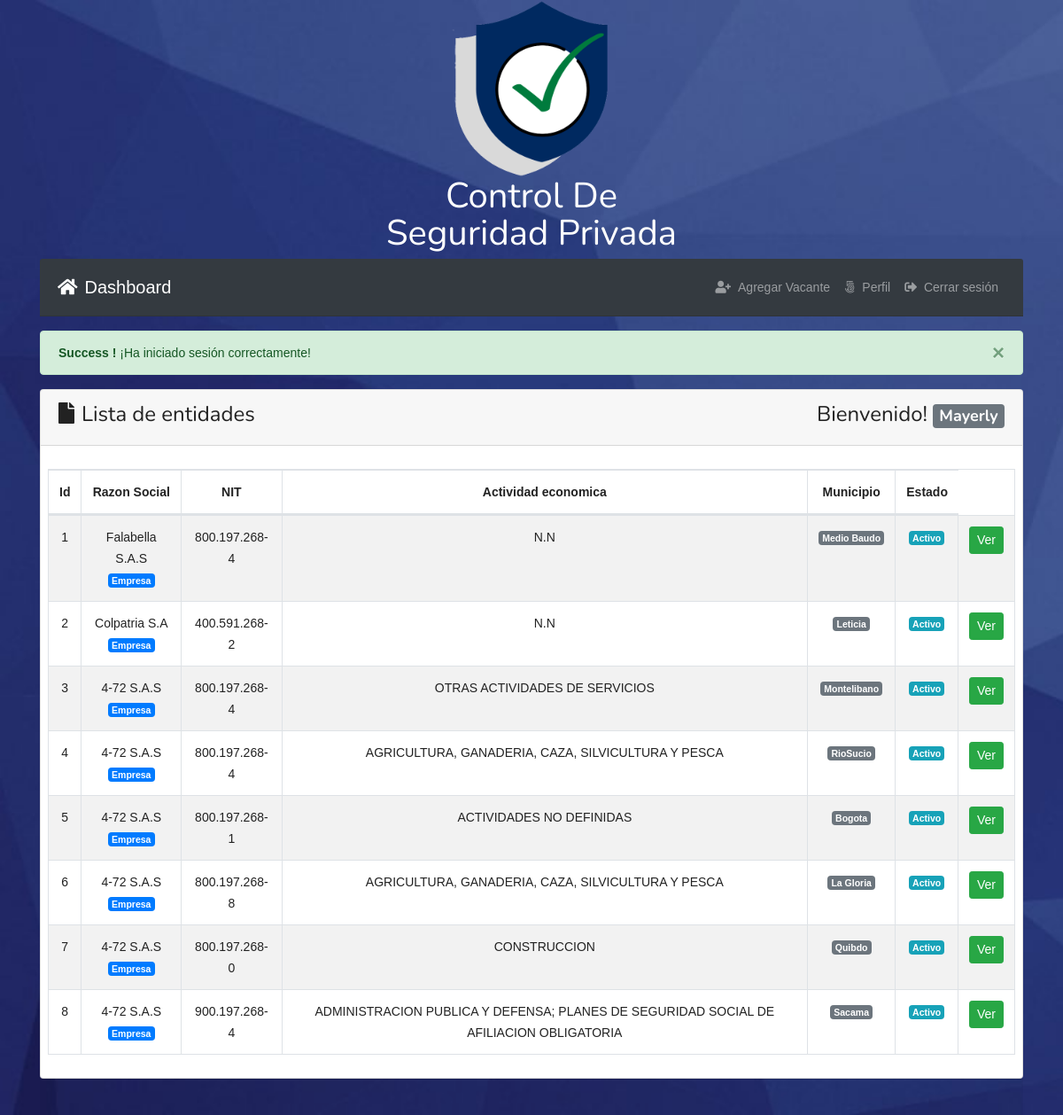
The app's page /Company.php (signed in) with its own data.
### tables this page shows
CREATE TABLE `tbl_empresa` (
  `id` int(11) NOT NULL,
  `nit` varchar(255) NOT NULL,
  `razSocial` varchar(255) NOT NULL,
  `actEconomica` varchar(255) NOT NULL,
  `idMunicipio` int(11) NOT NULL,
  `idRol` int(11) NOT NULL,
  `isActive` int(11) NOT NULL
);

CREATE TABLE `tbl_municipio` (
  `id` int(11) NOT NULL,
  `municipio` varchar(255) NOT NULL,
  `idDepartamendo` int(11) NOT NULL
);

### classes/Users.php (called while the page is built, shortened)
<?php
include 'lib/Database.php';
include_once 'lib/Session.php';
class Users{
  private $db;
  public function __construct(){
    $this->db = new Database();
  }
  public function selectAllCompanyData(){
    $sql = "SELECT * FROM tbl_empresa e INNER JOIN tbl_municipio m ON e.idMunicipio = m.id";
    $stmt = $this->db->pdo->prepare($sql);
    $stmt->execute();
    return $stmt->fetchAll(PDO::FETCH_OBJ);
  }
  }

### Company.php (the view, shortened to what this page needs)
<?php
include 'inc/header.php';
$logMsg = Session::get('logMsg');
if (isset($logMsg)) {
  echo $logMsg;
}
?>
      <div class="card ">
        <div class="card-header">
          <h3><i class="fa solid fa-file mr-2"></i>Lista de entidades <span class="float-right">Bienvenido! <strong>
            <span class="badge badge-lg badge-secondary text-white">
<?php
$name = Session::get('name');
if (isset($name)) {
  echo $name;
}
 ?></span>
          </strong></span></h3>
        </div>
        <div class="card-body pr-2 pl-2">
          <table id="example" class="table table-striped table-bordered" style="width:100%">
                  <thead>
                    <tr>
                      <th  class="text-center">Id</th>
                      <th  class="text-center">Razon Social</th>
                      <th  class="text-center">NIT</th>
                      <th  class="text-center">Actividad economica</th>
                      <th  class="text-center">Municipio</th>
                      <th  class="text-center">Estado</th>
                    </tr>
                  </thead>
                  <tbody>
                    <?php
                      $allUser = $users->selectAllCompanyData();
                      if ($allUser) {
                        $i = 0;
                        foreach ($allUser as  $value) {
                          $i++;
                     ?>
                      <tr class="text-center"
                      <?php if (Session::get("id") == $value->id) {
                        echo "style='background:#d9edf7' ";
                      } ?>
                      >
                        <td><?php echo $i; ?></td>
                        <td><?php echo $value->razSocial; ?> <br>
                          <?php if ($value->idRol  == '0'){
                          echo "<span class='badge badge-lg badge-dark text-white'>Postulante</span>";
                        } elseif ($value->idRol == '1') {
                          echo "<span class='badge badge-lg badge-primary text-white'>Empresa</span>";
                        }elseif ($value->idRol == '2') {
                            echo "<span class='badge badge-lg badge-info text-white'>Administrador</span>";
                        } ?></td>
                        <td><?php echo $value->nit; ?></td>
                        <td><?php echo $value->actEconomica; ?></td>
                        <td><span class="badge badge-lg badge-secondary text-white"><?php echo $value->municipio; ?></span></td>
                        <td>
                          <?php if ($value->isActive == '0') { ?>
                          <span class="badge badge-lg badge-info text-white">Activo</span>
                        <?php }else{ ?>
                    <span class="badge badge-lg badge-danger text-white">Deshabilitado</span>
                        <?php } ?>
                        </td>
                        <td>
                          <?php if ( Session::get("idRol") == '2') {?>
                            <a class="btn btn-success btn-sm
                            " href="profile.php?id=<?php echo $value->id;?>">Ver</a>
                            <a class="btn btn-info btn-sm " href="profile.php?id=<?php echo $value->id;?>">Editar</a>
                            <a onclick="return confirm('Are you sure To Delete ?')" class="btn btn-danger
                    <?php if (Session::get("id") == $value->id) {
                      echo "disabled";
                    } ?>
                             btn-sm " href="?remove=<?php echo $value->id;?>">Eliminar</a>
                             <?php if ($value->isActive == '0') {  ?>
                               <a onclick="return confirm('¿Estas seguro de desactivar al usuario?')" class="btn btn-warning
                       <?php if (Session::get("id") == $value->id) {
                         echo "disabled";
                       } ?>
                                btn-sm " href="?deactive=<?php echo $value->id;?>">Deshabilitar</a>
                             <?php } elseif($value->isActive == '1'){?>
                               <a onclick="return confirm('¿Esta seguro de activar el usuario?')" class="btn btn-secondary
                       <?php if (Session::get("id") == $value->id) {
                         echo "disabled";
                       } ?>
                                btn-sm " href="?active=<?php echo $value->id;?>">Activar</a>
                             <?php } ?>
                        <?php  }elseif(Session::get("id") == $value->id  && Session::get("idRol") == '2'){ ?>
                          <a class="btn btn-success btn-sm " href="profile.php?id=<?php echo $value->id;?>">Ver</a>
                          <a class="btn btn-info btn-sm " href="profile.php?id=<?php echo $value->id;?>">Editar</a>
                        <?php }elseif(Session::get("id") == $value->id  && Session::get("idRol") == '1'){ ?>
                          <a class="btn btn-success btn-sm " href="profile.php?id=<?php echo $value->id;?>">Ver</a>
                          <a class="btn btn-info btn-sm " href="profile.php?id=<?php echo $value->id;?>">Editar</a>
                        <?php }else{ ?>
                          <a class="btn btn-success btn-sm
                          <?php if ($value->idRol == '2') {
                            echo "disabled";
                          } ?>
                          " href="profile.php?id=<?php echo $value->id;?>">Ver</a>
                        <?php } ?>
                        </td>
                      </tr>
                    <?php }}else{ ?>
                      <tr class="text-center">
                      <td>¡Ningún usuario disponible ahora!</td>
                    </tr>
                    <?php } ?>
                  </tbody>
              </table>
        </div>
      </div>
  <?php
  include 'inc/footer.php';
  ?>

### assets/style.css (style rules this page uses)
.cuerpo { font-family:Arial,Helvetica, sans-serif; margin: 0; background-size: cover; background-attachment: fixed; }
body { line-height: 24px; font-size: 14px; font-style: normal; font-weight: normal; visibility: visible; font-family: 'Nunito', sans-serif; color: #222; }
h1, h2, h3, h4, h5, h6 { color: #222; font-family: 'Nunito', sans-serif; font-weight: 400; margin-top: 0; }
h3 { font-size: 24px; line-height: 30px; }

### records on screen
tbl_empresa: razSocial "Falabella S.A.S", shows "Empresa", nit "800.197.268-4", actEconomica "N.N", idMunicipio.municipio "Medio Baudo", isActive "Activo"
tbl_empresa: razSocial "Colpatria S.A", shows "Empresa", nit "400.591.268-2", actEconomica "N.N", idMunicipio.municipio "Leticia", isActive "Activo"
tbl_empresa: razSocial "4-72 S.A.S", shows "Empresa", nit "800.197.268-4", actEconomica "OTRAS ACTIVIDADES DE SERVICIOS", idMunicipio.municipio "Montelibano", isActive "Activo"
tbl_empresa: razSocial "4-72 S.A.S", shows "Empresa", nit "800.197.268-4", actEconomica "AGRICULTURA, GANADERIA, CAZA, SILVICULTURA Y PESCA", idMunicipio.municipio "RioSucio", isActive "Activo"
tbl_empresa: razSocial "4-72 S.A.S", shows "Empresa", nit "800.197.268-1", actEconomica "ACTIVIDADES NO DEFINIDAS", idMunicipio.municipio "Bogota", isActive "Activo"
tbl_empresa: razSocial "4-72 S.A.S", shows "Empresa", nit "800.197.268-8", actEconomica "AGRICULTURA, GANADERIA, CAZA, SILVICULTURA Y PESCA", idMunicipio.municipio "La Gloria", isActive "Activo"
tbl_empresa: razSocial "4-72 S.A.S", shows "Empresa", nit "800.197.268-0", actEconomica "CONSTRUCCION", idMunicipio.municipio "Quibdo", isActive "Activo"
tbl_empresa: razSocial "4-72 S.A.S", shows "Empresa", nit "900.197.268-4", actEconomica "ADMINISTRACION PUBLICA Y DEFENSA; PLANES DE SEGURIDAD SOCIAL DE AFILIACION OBLIGATORIA", idMunicipio.municipio "Sacama", isActive "Activo"

### other values on screen
$logMsg "× Success ! ¡Ha iniciado sesión correctamente!"
$name "Mayerly"
